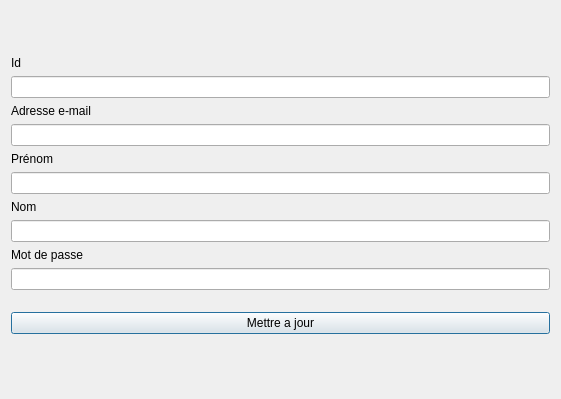
<?xml version="1.0" encoding="UTF-8"?>
<ui version="4.0">
 <class>updateUser</class>
 <widget class="QDialog" name="updateUser">
  <property name="geometry">
   <rect>
    <x>0</x>
    <y>0</y>
    <width>561</width>
    <height>399</height>
   </rect>
  </property>
  <property name="windowTitle">
   <string>Mettre a jour</string>
  </property>
  <layout class="QVBoxLayout" name="verticalLayout">
   <item>
    <layout class="QFormLayout" name="formLayout">
     <item row="5" column="0" colspan="2">
      <widget class="QLineEdit" name="adresseEMailLineEdit"/>
     </item>
     <item row="4" column="0" colspan="2">
      <widget class="QLabel" name="adresseEMailLabel">
       <property name="text">
        <string>Adresse e-mail</string>
       </property>
      </widget>
     </item>
     <item row="7" column="0" colspan="2">
      <widget class="QLineEdit" name="prNomLineEdit"/>
     </item>
     <item row="6" column="0" colspan="2">
      <widget class="QLabel" name="prNomLabel">
       <property name="text">
        <string>Prénom</string>
       </property>
      </widget>
     </item>
     <item row="8" column="0" colspan="2">
      <widget class="QLabel" name="nomLabel">
       <property name="text">
        <string>Nom</string>
       </property>
      </widget>
     </item>
     <item row="9" column="0" colspan="2">
      <widget class="QLineEdit" name="nomLineEdit"/>
     </item>
     <item row="11" column="0" colspan="2">
      <widget class="QLineEdit" name="motDePasseLineEdit"/>
     </item>
     <item row="10" column="0" colspan="2">
      <widget class="QLabel" name="motDePasseLabel">
       <property name="text">
        <string>Mot de passe</string>
       </property>
      </widget>
     </item>
     <item row="13" column="0" colspan="2">
      <widget class="QPushButton" name="pushButton">
       <property name="text">
        <string>Mettre a jour</string>
       </property>
      </widget>
     </item>
     <item row="12" column="0">
      <spacer name="verticalSpacer_2">
       <property name="orientation">
        <enum>Qt::Vertical</enum>
       </property>
       <property name="sizeHint" stdset="0">
        <size>
         <width>20</width>
         <height>10</height>
        </size>
       </property>
      </spacer>
     </item>
     <item row="1" column="0" colspan="2">
      <widget class="QLabel" name="label">
       <property name="styleSheet">
        <string notr="true">font-size: 20px;
color: &quot;#FCA311&quot;;
margin-bottom: 16px;</string>
       </property>
       <property name="text">
        <string/>
       </property>
      </widget>
     </item>
     <item row="3" column="0" colspan="2">
      <widget class="QLineEdit" name="idLineEdit"/>
     </item>
     <item row="2" column="0" colspan="2">
      <widget class="QLabel" name="idLabel">
       <property name="text">
        <string>Id</string>
       </property>
      </widget>
     </item>
    </layout>
   </item>
   <item>
    <spacer name="verticalSpacer">
     <property name="orientation">
      <enum>Qt::Vertical</enum>
     </property>
     <property name="sizeHint" stdset="0">
      <size>
       <width>20</width>
       <height>40</height>
      </size>
     </property>
    </spacer>
   </item>
  </layout>
 </widget>
 <resources/>
 <connections/>
</ui>
